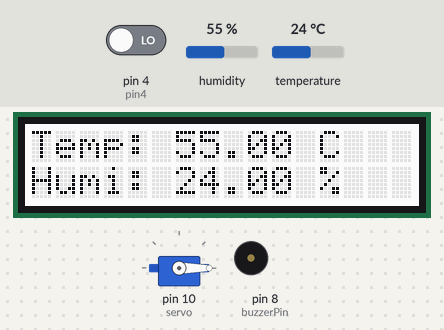
A sketch run on a simulated Arduino Uno, built with avr-gcc and run on an emulated ATmega328P. Shown: 16×2 character LCD, servo, buzzer (waves = sounding). The inputs (shaded band) are chosen by the test bench; at power-on: pin 4 (pin4) LOW, humidity 55 %, temperature 24 °C. Random numbers use the default seed unless the sketch sets one; what the sketch prints to the serial monitor is not drawn.

Above: at 1.2 s.
1.3 s: pin 4 (pin4) driven HIGH
At 2.9 s:
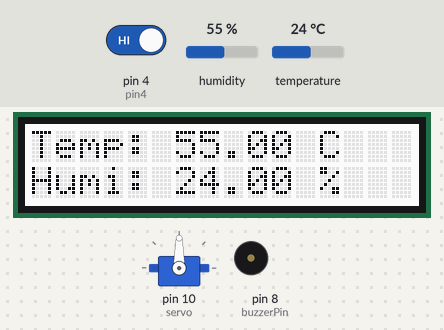
At 10.2 s:
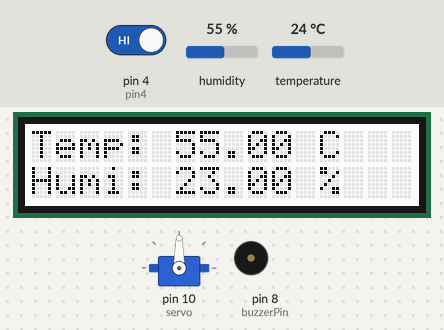
Timing chart, 0 to 11.3 s (numbered marks = the images above; inputs shaded):
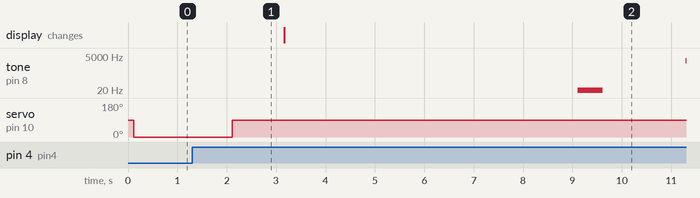

Measured:
- after the input at 1.3 s, tone on pin 8 (buzzerPin): silent → 7 Hz after 7.8 s, → silent 0.50 s later, → 2297 Hz 1.7 s later

The sketch:

Click.ino
```cpp
#include <Wire.h>
#include "rgb_lcd.h"
#include <Servo.h>
#include "DHT.h"

rgb_lcd lcd;
Servo servo;

const int pinA0 = A0;
const int pin2 = 2;
const int pin4 = 4;
const int pin7 = 7;
const int buzzerPin = 8;
const int pinPresence = 4;

bool alarme = true;  // Doit être modifiable, donc pas "const"
DHT dht(pinA0, DHT11);  // Création du DHT11

const int note[] = {900, 750};

float temp = 24;
float humi = 8;

void setup() {
  lcd.begin(16, 2);
  pinMode(pinA0, INPUT);
  pinMode(pin2, INPUT);
  pinMode(pin4, INPUT);
  pinMode(buzzerPin, OUTPUT);
  pinMode(pinPresence, INPUT);
  servo.attach(10);
  Serial.begin(9600);
}

void playNote(const int notes[], int length) {
  for (int i = 0; i < length; i++) {
    tone(buzzerPin, notes[i]);
    for (int j = 1; j < 4000; j += 8) {
      Serial.println(j);
      tone(buzzerPin, j);
    }
    for (int j = 1; j < 4000; j += 8) {
      Serial.println(j);
      tone(buzzerPin, 4000 - j);
    }
    delay(500);
    noTone(buzzerPin);
    delay(100);
  }
}

void loop() {
  TakeValue();  // Met à jour temp et humi
  Test();

  // Affichage LCD
  lcd.setCursor(0, 0);
  lcd.print("Temp:");
  lcd.setCursor(6, 0);
  lcd.print(temp);
  lcd.print(" C");

  lcd.setCursor(0, 1);
  lcd.print("Humi:");
  lcd.setCursor(6, 1);
  lcd.print(humi);
  lcd.print(" %");

  // Affichage Serial
  Serial.println("-");
  Serial.print("Température : ");
  Serial.println(temp);
  Serial.print("Humidité : ");
  Serial.println(humi);

  // Capteur de présence
  if (digitalRead(pinPresence) && alarme) {
    Serial.println("Il y a quelqu'un !");
    if (alarme) {
      playNote(note, sizeof(note) / sizeof(note[0]));
    }
  } else {
    Serial.println("Tout est calme");
  }

  // Servo test
  servo.write(0);
  delay(2000);
  servo.write(90);
  delay(1000);
}

void TakeValue() {
  float valDht[2] = {0};
  if (!dht.readTempAndHumidity(valDht)) {
    temp = valDht[0];
    humi = valDht[1];
  } else {
    Serial.println("Erreur lecture DHT !");
  }
}

void Turn(int angle) {
  int y;
  if (angle == 0) {
    y = 1;
  } else {
    y = -1;
  }

  int z = 45 + 45 * y;

  for (int x = angle; x < z; x += y) {
    servo.write(90 - x);
    delay(5);
  }
}

void Test() {
  temp = temp + random(0,2)-1;
  humi = humi + random(0,2)-1;
}
```
